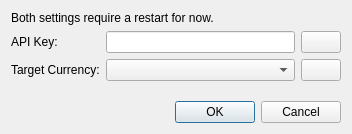
<?xml version="1.0" encoding="UTF-8"?>
<ui version="4.0">
 <class>SettingsDialog</class>
 <widget class="QDialog" name="SettingsDialog">
  <property name="geometry">
   <rect>
    <x>0</x>
    <y>0</y>
    <width>352</width>
    <height>134</height>
   </rect>
  </property>
  <property name="windowTitle">
   <string>Settings</string>
  </property>
  <layout class="QFormLayout" name="formLayout">
   <item row="1" column="0">
    <widget class="QLabel" name="apiKeyLabel">
     <property name="text">
      <string>API Key:</string>
     </property>
    </widget>
   </item>
   <item row="1" column="1">
    <layout class="QHBoxLayout" name="horizontalLayout">
     <item>
      <widget class="QLineEdit" name="apiKeyEdit"/>
     </item>
     <item>
      <widget class="QPushButton" name="apiKeyHelpButton">
       <property name="sizePolicy">
        <sizepolicy hsizetype="Maximum" vsizetype="Fixed">
         <horstretch>0</horstretch>
         <verstretch>0</verstretch>
        </sizepolicy>
       </property>
       <property name="toolTip">
        <string>You can find it in the &quot;API access&quot; tab in your store settings.</string>
       </property>
       <property name="text">
        <string/>
       </property>
       <property name="icon">
        <iconset resource="res.qrc">
         <normaloff>:/res/icons/information.png</normaloff>:/res/icons/information.png</iconset>
       </property>
      </widget>
     </item>
    </layout>
   </item>
   <item row="2" column="0">
    <widget class="QLabel" name="targetCurrencyLabel">
     <property name="text">
      <string>Target Currency:</string>
     </property>
    </widget>
   </item>
   <item row="2" column="1">
    <layout class="QHBoxLayout" name="horizontalLayout_2">
     <item>
      <widget class="QComboBox" name="targetCurrencyCombo"/>
     </item>
     <item>
      <widget class="QPushButton" name="targetCurrencyHelpButton">
       <property name="sizePolicy">
        <sizepolicy hsizetype="Maximum" vsizetype="Fixed">
         <horstretch>0</horstretch>
         <verstretch>0</verstretch>
        </sizepolicy>
       </property>
       <property name="toolTip">
        <string>If your Stripe is in a different currency than EUR, you can select it here. Otherwise select EUR.</string>
       </property>
       <property name="text">
        <string/>
       </property>
       <property name="icon">
        <iconset resource="res.qrc">
         <normaloff>:/res/icons/information.png</normaloff>:/res/icons/information.png</iconset>
       </property>
      </widget>
     </item>
    </layout>
   </item>
   <item row="3" column="0" colspan="2">
    <spacer name="verticalSpacer">
     <property name="orientation">
      <enum>Qt::Vertical</enum>
     </property>
     <property name="sizeHint" stdset="0">
      <size>
       <width>20</width>
       <height>40</height>
      </size>
     </property>
    </spacer>
   </item>
   <item row="4" column="0" colspan="2">
    <widget class="QDialogButtonBox" name="buttonBox">
     <property name="orientation">
      <enum>Qt::Horizontal</enum>
     </property>
     <property name="standardButtons">
      <set>QDialogButtonBox::Cancel|QDialogButtonBox::Ok</set>
     </property>
    </widget>
   </item>
   <item row="0" column="0" colspan="2">
    <widget class="QLabel" name="restartInfoLabel">
     <property name="text">
      <string>Both settings require a restart for now.</string>
     </property>
    </widget>
   </item>
  </layout>
 </widget>
 <resources>
  <include location="res.qrc"/>
 </resources>
 <connections>
  <connection>
   <sender>buttonBox</sender>
   <signal>accepted()</signal>
   <receiver>SettingsDialog</receiver>
   <slot>accept()</slot>
   <hints>
    <hint type="sourcelabel">
     <x>257</x>
     <y>145</y>
    </hint>
    <hint type="destinationlabel">
     <x>157</x>
     <y>154</y>
    </hint>
   </hints>
  </connection>
  <connection>
   <sender>buttonBox</sender>
   <signal>rejected()</signal>
   <receiver>SettingsDialog</receiver>
   <slot>reject()</slot>
   <hints>
    <hint type="sourcelabel">
     <x>325</x>
     <y>145</y>
    </hint>
    <hint type="destinationlabel">
     <x>286</x>
     <y>154</y>
    </hint>
   </hints>
  </connection>
 </connections>
</ui>
